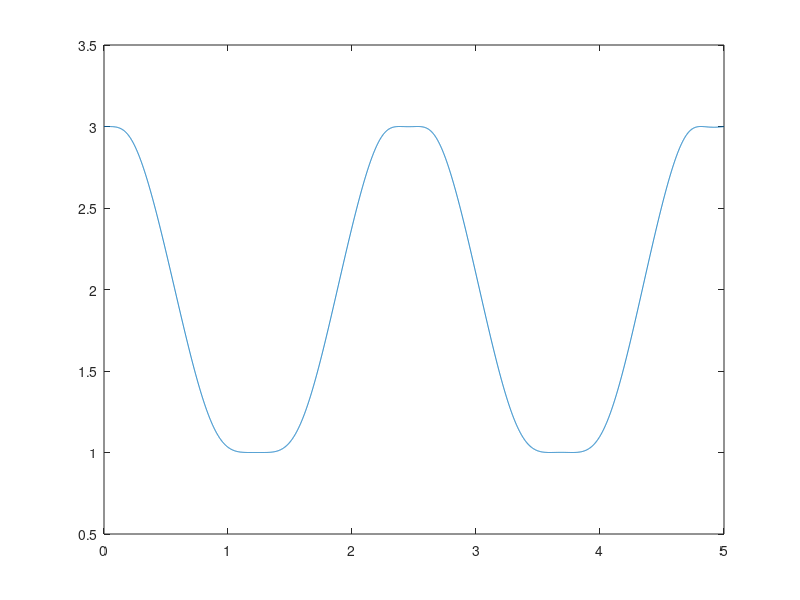

Write MATLAB code to recreate this figure.
g = -9.8;
m1 = 1; l1 = 1; J(1) = m1 * (l1 ^ 2)/12;
%m2 = 1; l2 = 2; J2 = m2 * (l2 ^ 2)/3;
m3 = 1;
m2 = 2; l2 = 2; J(2) = (m2-m3) * (l2 ^ 2)/12+m3*((l2/2)^2)/3;
mMat(:,:,1)=diag([m1,m1]);
mMat(:,:,2)=diag([m2,m2]);
q(:,1)=[l1;0;l1+l2];
dq(:,1)=[0;0;0];
D=0.5*[1 0 1 0; 0 1 0 1];
G(1,:)=l1^(-2)*[q(2,1) -q(1,1) -q(2,1) q(1,1)];
G(2,:)=l2^(-2)*[-q(2,1) q(1,1)-q(3,1) q(2,1) -q(1,1)+q(3,1)];
F(:,1)=[0;m1*g];
F(:,2)=[0;m2*g];
for i = 1:2
    A(:,:,i)=D'*mMat(:,:,i)*D+G(i,:)'*J(i)*G(i,:);
    B(:,i)=D'*F(:,i);
end
Phi=[q(1,1)^2-q(2,1)^2-l1^2;
     (q(3,1)-q(1,1))^2+q(2,1)^2-l2^2];
Phiq=2*[q(1,1) q(2,1) 0;
        q(1,1)-q(3,1) q(2,1) q(3,1)-q(1,1)];
dPhi=Phiq*dq;
ALHS=[A(:,:,1),zeros(4);zeros(4),A(:,:,2)];
ALHS=ALHS([3,4,7],[3,4,7]);

h=0.001;T=5;t=0:h:T;
nstep=length(t);
alpha = 25; beta = 50; %经验值5~50



for i=1:nstep-1

    D=0.5*[1 0 1 0; 0 1 0 1];
    G(1,:)=l1^(-2)*[q(2,i) -q(1,i) -q(2,i) q(1,i)];
    G(2,:)=l2^(-2)*[-q(2,i) q(1,i)-q(3,i) q(2,i) -q(1,i)+q(3,i)];

    for j = 1:2
        A(:,:,j)=D'*mMat(:,:,j)*D+G(j,:)'*J(j)*G(j,:);
        B(:,j)=D'*F(:,j);
    end
    Phi=[q(1,i)^2+q(2,i)^2-l1^2;
         (q(3,i)-q(1,i))^2+q(2,i)^2-l2^2];
    Phiq=2*[q(1,i) q(2,i) 0;
            q(1,i)-q(3,i) q(2,i) q(3,i)-q(1,i)];
    dPhi=Phiq*dq(:,i);
    P=-2*[dq(1,i),dq(2,i),0;dq(1,i)-dq(3,i),dq(2,i),dq(3,i)-dq(1,i)]*dq(:,i);
    P1 = P - 2 * alpha * dPhi - beta ^ 2 * Phi; %稳定形式
    ALHS=[A(:,:,1),zeros(4);zeros(4),A(:,:,2)];
    temp1=ALHS([7],[5,6]);
    temp2=ALHS([5,6],[7]);
%     ALHS=ALHS([3,4,7],[3,4,7]);
    ALHS=ALHS([5,6,7],[5,6,7]);
%     ALHS([3],[1,2])=temp1;
%     ALHS([1,2],[3])=temp2;
    BRHS=[B(:,1);B(:,2)];
    BRHS=BRHS([5,6,7]);
    LHS=[ALHS,Phiq';Phiq,zeros(2)];
    RHS=[BRHS;P1];
    temp=LHS\RHS;
    ddq(1:3,i)=temp(1:3);
    dq(:,i+1)=dq(:,i)+ddq(:,i)*h;
    q(:,i+1)=q(:,i)+dq(:,i)*h;
end
%% figure
plot(t,q(3,:))